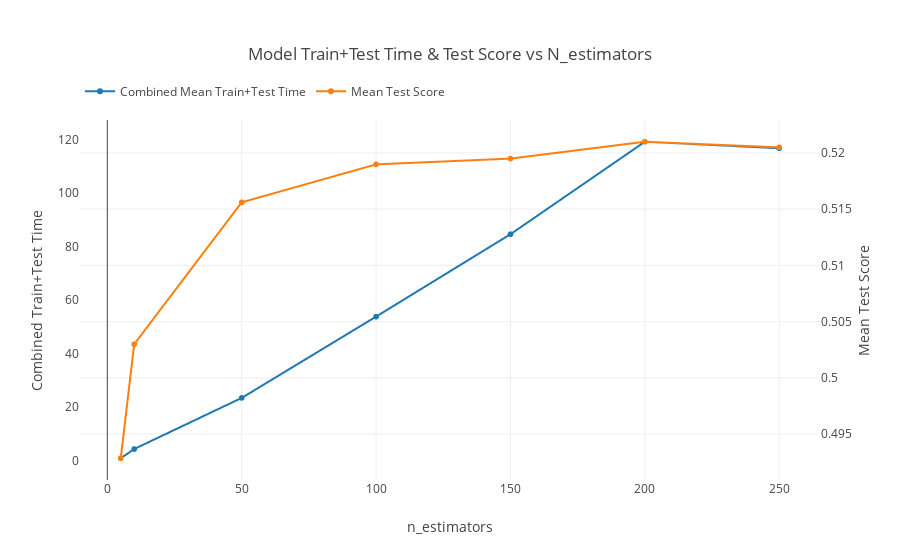

The notebook cell this image was saved under:
### Code cell
plot_cv(results, param='n_estimators')

### Figure 1 — Plotly figure (JSON) as saved in the notebook; plotly's stock layout.template omitted (floating-point values rounded to 4 significant figures)
{"data": [{"mode": "lines+markers", "name": "Combined Mean Train+Test Time", "type": "scattergl", "uid": "4d0f2098-a666-11e9-b317-28c63f3df6d4", "x": [5, 10, 50, 100, 150, 200, 250], "y": [0.8044, 4.254, 23.39, 53.82, 84.67, 119.3, 116.9]}, {"mode": "lines+markers", "name": "Mean Test Score", "type": "scattergl", "uid": "4d0f2099-a666-11e9-a5f9-28c63f3df6d4", "x": [5, 10, 50, 100, 150, 200, 250], "y": [0.4928, 0.503, 0.5156, 0.519, 0.5195, 0.521, 0.5205], "yaxis": "y2"}], "layout": {"legend": {"orientation": "h", "y": 1.12}, "margin": {"t": 120}, "title": "Model Train+Test Time & Test Score vs N_estimators", "xaxis": {"title": "n_estimators"}, "yaxis": {"title": "Combined Train+Test Time"}, "yaxis2": {"side": "right", "title": "Mean Test Score"}}}
